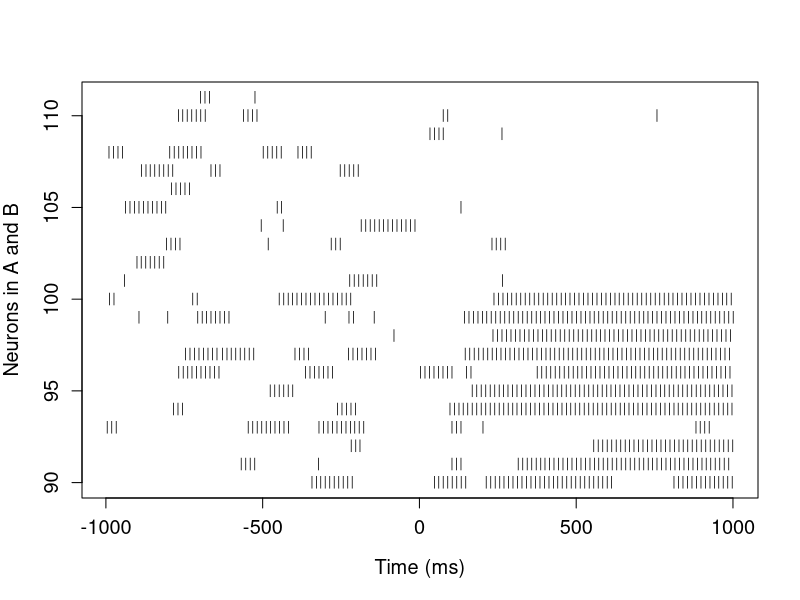

Generate this figure with R:
#-------------------------------------------------------------#
#                  Neural Network Decison Model               #
#                        Marcin Penconek                      #
#-------------------------------------------------------------#


# Fixed firing model
# density: 0.55 i 0.35
# rates: 0.07 i 0.006



#----------------------------------------------
# SECTION 1: Functions
#----------------------------------------------

Grouping_variable = function() {
  
  size <- n_groups*n_size + N_size
  ggroups <- c(rep(1:n_groups, each = n_size, len = n_groups*n_size), rep(n_groups + 1, len = N_size))
  groups <- matrix(0, nrow = size, ncol = n_groups + 2)
  groups[ ,1] <- ggroups
  for(i in 1:size) {
    groups[i, ggroups[i] + 1] <- 1
  }
  return(groups)
}


#----------------------------------------------
# Defining network connections


Network_definition = function() {
  
  network_connections <- matrix(FALSE, nrow = size, ncol = size)
  u <- runif(size*size, min = 0, max = 1)
  
  for(i in 1:size) {
    for(j in 1:size) {
      if((groups[i, 1] == n_groups + 1) & (groups[j, 1] == n_groups + 1)) {
        if(u[size*(i-1) + j] < N_density) {
          network_connections[i, j] <- TRUE
        }
      } else if(groups[i, 1] == groups[j, 1]) {
        if(u[size*(i-1) + j] < n_density) {
          network_connections[i, j] <- TRUE
        }
      } else {
        if(u[size*(i-1) + j] < n_to_N_density) {
          network_connections[i, j] <- TRUE
        }
      }
    }
  }
  return(network_connections)
}



#----------------------------------------------
# Initiating the network with random inputs

Network_init = function() {
  
  prob_s <- runif(size, min = 0, max = 1)
  t <- rexp(size, rate = r_default)
  s <- logical(size)
  
  for(i in 1:size) {
    if(prob_s[i] < inhibition_level) {
      s[i] <- TRUE
      t[i] <- rexp(1, rate = r_active)
    }
    else {
      s[i] <- FALSE
    }
  }
  state <- matrix(0, nrow = size, ncol = 2)
  state[ ,1] <- s
  state[ ,2] <- t
  
  return(state)
}


#-----------------------------------------------
# Defining stimulus

Stimulus_definition_non_random = function() {
  
  stimulus <- c(rep(n_A, len = to_A), numeric(n_size - to_A), 
                rep(n_B, len = to_B), numeric(n_size - to_B), numeric(size - 2*n_size))
  
  return(stimulus)
}




#----------------------------------------
# Network evolution function

Network_evolution = function() {
  
  current_time <- 0
  current_stimulus <- numeric(size)
  stimulus_started <- 0
  stimulus_finished <- 0

  s <- state[ ,1]
  t <- state[ ,2]

  simulation <- matrix(0, nrow = number_of_iterations, ncol = (5 + n_groups + 1))
  reported_everactive <- NA
  
  for(j in 1:number_of_iterations) {
    
    if(current_time < when_start) {
      everactive <- s
    } else {
      reported_everactive <- sum(everactive)
    }
    
    if(stimulus_started == 0 & current_time > event_starts & current_time < event_ends) {
      current_stimulus <- stimulus
      stimulus_started <- 1
    }
    if(stimulus_finished == 0 & current_time > event_ends) {
      current_stimulus <- numeric(size)
      stimulus_finished <- 1
    }
    

    # Defining the neuron with the lowest t
    # Changing its state based on the activity of other neurons it is connected to
    
    current_time <- min(t)
    for(i in 1:size) if(t[i] == current_time) { Min_i <- i }
    
    active_groups <- numeric(n_groups + 1)
    for(i in 1:(n_groups + 1)) {
      active_groups[i] <- sum(s*groups[ ,i + 1])
    }
    
    simulation[j, ] <- c(current_time, Min_i, s[Min_i], 0, reported_everactive, active_groups)

    active <- sum(s)    
    cutoff <- (active/size)^2/inhibition_level
    
    active_connections <- sum(s*network_connections[Min_i, ])
    all_connections <- sum(network_connections[Min_i, ])
    
    change_factor <- (current_stimulus[Min_i] + active_connections)/(current_stimulus[Min_i] + all_connections)
    
    if(change_factor > cutoff) {
      s[Min_i] <- 1
      everactive[Min_i] <- 1
      simulation[j, 4] <- 1
      t[Min_i] <- current_time + 1/r_active
    } else {
      s[Min_i] <- 0
      t[Min_i] <- current_time + rexp(1, rate = r_default)
    }
    
  }
  return(simulation)
}

#----------------------------------------------
# Visualization
  
Population_plot <- function(x, y1, y2, y3, decision, ...) {
  
  #  if(decision[1] == 1) {
  #    decision_text <- c("A won: ", decision[2])
  #  } else if(decision[1] == -1) {
  #    decision_text <- c("B won: ", decision[2])
  #  } else {
  #    decision_text <- c("", "")
  #  }
  
  if(decision[1] == 0) {
    dectext <- "" 
  } else { 
    dectext <- round(decision[2], 0)
  }
  
  
  plot(x, y3, ylim = c(0,100), xlim = c(0,6000), type = "l",  
       xlab = "", ylab = "% Active",
       cex.main = 1.5, cex.axis = 1.5, cex.lab = 1.5)
  lines(x, y1, type = "l", col = "red", lwd=1.5)
  lines(x, y2, type = "l", col = "blue", lwd=1.5)
  legend(decision[2]-200, 105, legend = dectext, cex = 1.2, bty="n")
  if(decision[1] != 0) {abline(v = decision[2])}
  if(n_A + n_B >0) {
    abline(v = event_starts, lwd=1, lty=2)
    abline(v = event_ends, lwd=1, lty=2)
  } else {
    legend(200, 100, legend = c("A", "B"), cex = 2, lwd=c(3,3), col=c("red","blue"), bty = "n")
  }
}


 
#----------------------------------------------
# SECTION 2.PARAMETERS
#----------------------------------------------

# Network Parameters

N_size <- 800
n_groups <- 2
n_size <- 100
size <- n_groups*n_size + N_size

n_density <- 0.55
n_to_N_density <- 0.36
N_density <- 0.36


#----------------------------------------------
# Global parameters

inhibition_level <- 0.13
r_default <- 0.006
r_active <- 0.07


#----------------------------------------------
# Simulation parameters

number_of_iterations <- 40000
threshold_level <- 75

to_A <- 50
to_B <- 50

n_A <- 10
n_B <- 0

event_starts <- 1000
event_ends <- 2000


#----------------------------------------------
# GRAPHIC PARAMETERS
#----------------------------------------------

osie <- 1.2
opis <- 1.2

#-----------------------------------------------
# FIGURE: Scatter plot
#-----------------------------------------------

set.seed(1234)

n_A <- 10
n_B <- 0

groups <- Grouping_variable()
network_connections <- Network_definition()
state <- Network_init()
s <- state[ ,1]
t <- state[, 2]

when_start <- runif(1, min = 0, max = 5000)
stimulus <- Stimulus_definition_non_random()
simulation <- Network_evolution()

plot(simulation[,1][simulation[,1] > 0 & simulation[,1] < 2000 & simulation[,4] == 1 & simulation[,2] >= 90  & simulation[,2] <= 111] - 1000, 
     simulation[,2][simulation[,1] > 0 & simulation[,1] < 2000 & simulation[,4] == 1 & simulation[,2] >= 90 & simulation[,2] <= 111], 
     pch = 124, col = "black", cex = 0.8, xlab = "Time (ms)", ylab = "Neurons in A and B", cex.axis = osie, cex.lab = opis)

